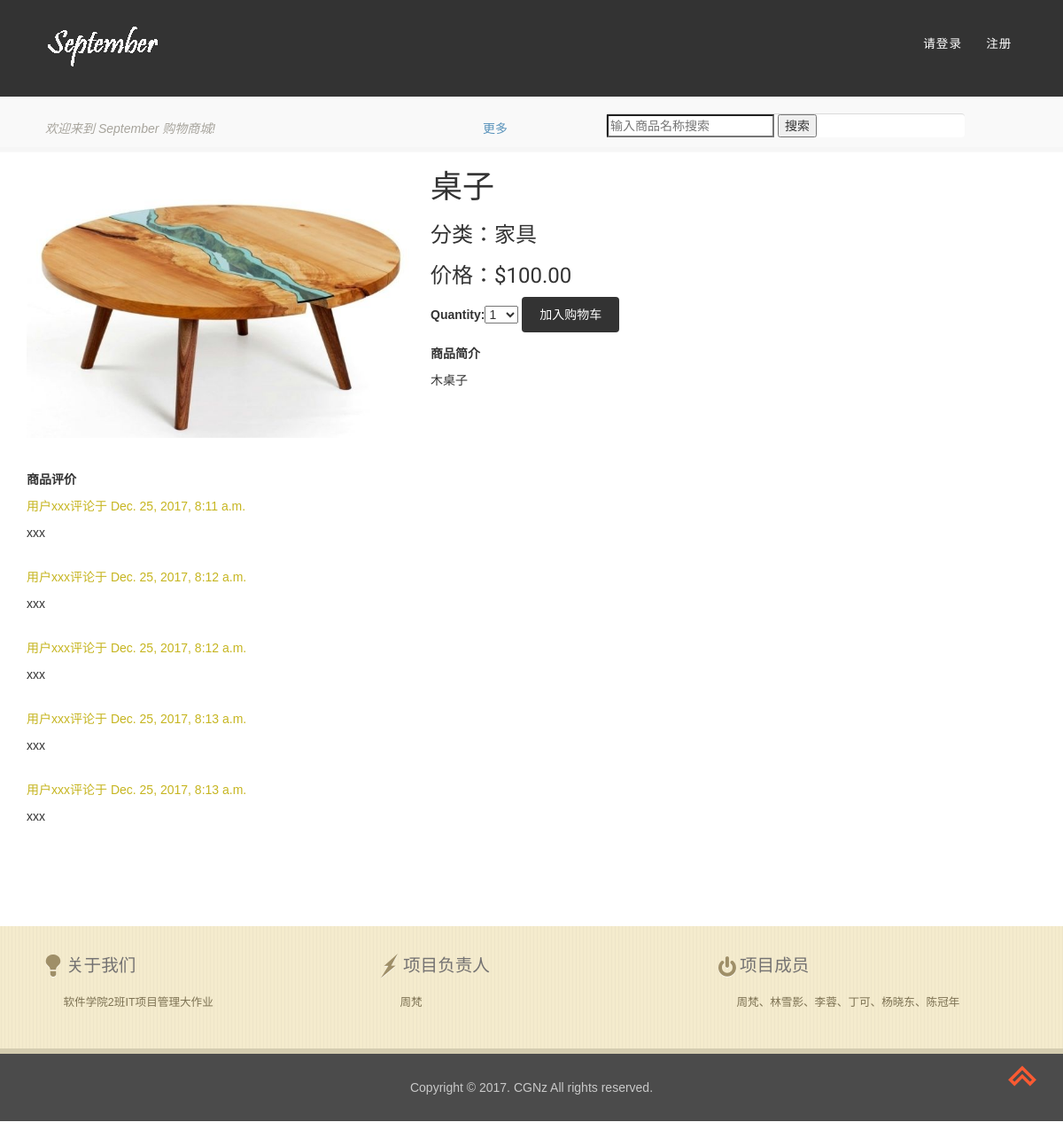
The page /6/desk/ on the database its author committed.
### shop/models.py (models this page shows, shortened)
class Product(models.Model):
    category = models.ForeignKey(Category, related_name='products')
    name = models.CharField(max_length=200, db_index=True)
    slug = models.SlugField(max_length=200, db_index=True)
    image = models.ImageField(upload_to='products/%Y/%m/%d', blank=True)
    description = models.TextField(blank=True)
    price = models.DecimalField(max_digits=10, decimal_places=2)
    stock = models.PositiveIntegerField()
    available = models.BooleanField(default=True)
    created = models.DateTimeField(auto_now_add=True)
    updated = models.DateTimeField(auto_now=True)
    class Meta:
        ordering = ('-created',)
        index_together = (('id', 'slug'),)

class Category(models.Model):
    name = models.CharField(max_length=200, db_index=True)
    slug = models.SlugField(max_length=200, db_index=True, unique=True)
    class Meta:
        ordering = ('name',)
        verbose_name = 'category'
        verbose_name_plural = 'categories'
    def __str__(self):
        return self.name
    def get_absolute_url(self):
        return reverse('shop:product_list_by_category', args=[self.slug])

### comment/models.py (models this page shows, shortened)
class Comment(models.Model):
	user=models.ForeignKey(User,related_name='comments')
	product=models.ForeignKey(Product,related_name='comments')
	body=models.TextField()
	publish=models.DateTimeField(auto_now_add=True)
	class Meta:
		ordering=('publish',)

### shop/views.py (the view)
# urls.py: url(r'^(?P<id>\d+)/(?P<slug>[-\w]+)/$', views.product_detail, name='product_detail'),
def product_detail(request, id, slug):
    product = get_object_or_404(Product, id=id, slug=slug, available=True)
    cart_product_form=CartAddProductForm()
    comments=product.comments.all()
    return render(request,
                  'shop/product/detail.html',
                  {'product': product,
                  'cart_product_form':cart_product_form,
                  'comments':comments})

### cart/forms.py
class CartAddProductForm(forms.Form):
    quantity = forms.TypedChoiceField(choices=PRODUCT_QUANTITY_CHOICES,
                                      coerce=int)

### shop/templates/shop/product/detail.html (shortened to what this page needs)
{% extends "shop/base.html" %}
{% load static %}
{% block content %}
<div class="container">
    <div class="product-detail">
        <img src="{% if product.image %}{{product.image.url}}{% else %}{% static 'img/no_image.png' %}{% endif %}">
        <h1>{{product.name}}</h1>
        <h3>分类：<a href="{{product.category.get_absolute_url}}" style="color: #333;">{{product.category}}</a></h3>
        <h3>价格：${{product.price}}</h3>
        <form action="{% url 'cart:cart_add' product.id %}" method="post">
            {{cart_product_form}}
            <input type="submit" value="加入购物车" style="background-color: #333;">
        </form>
        <p style="padding-top:1em"><strong>商品简介</strong>{{product.description|linebreaks}}</p>
    </div>
        <div class="available">
            <p style="padding-top:1em"><br><br><strong>商品评价</strong></p>
                <div class="comments">
                    {% for comment in comments %}
                    <div class="comment">
                        <p class="info" style="color: #C6B520;">
                            用户{{comment.user.username}}评论于
                            {{comment.publish}}
                        </p>
                        {{comment.body|linebreaks}}
                        <br>
                    </div>
                    {% empty %}
                        <p>还没有任何评论！</p>
                    {% endfor %}
                </div>
        </div>
</div>
{% endblock %}

### shop/static/css/style.css (style rules this page uses)
body { background: #fff ; font-family: 'Exo', sans-serif; }
body a { transition: 0.5s all; -webkit-transition: 0.5s all; -o-transition: 0.5s all; -moz-transition: 0.5s all; -ms-transition: 0.5s all; }
h1,h2,h3,h4,h5,h6,label,p { margin:0; }
.available { padding: 2em 0 1em; }

### account/static/css/base.css (style rules this page uses)
body { margin:0; padding:0; font-family:helvetica, sans-serif; }
h1, h2, h3, h4, h5 , h6 { font-family: 'Ubuntu', sans-serif; font-weight:normal; }
a { text-decoration:none; color:#5993bb; }
a.button, input[type="submit"] { color:#fff; background:#5993bb; border-radius:4px; padding:10px 20px; font-size:14px; border:0; }
.product-detail { text-align:justify; }
.product-detail img { width:40%; float:left; padding:0 20px 20px 0; }
.product-detail h1 { margin-bottom:0; }

### rows shown on the page
Product: image (picture), name "桌子", category "家具", price "100.00", description "木桌子"
Comment: user.username "xxx", publish "Dec. 25, 2017, 8:11 a.m.", body "xxx"
Comment: user.username "xxx", publish "Dec. 25, 2017, 8:12 a.m.", body "xxx"
Comment: user.username "xxx", publish "Dec. 25, 2017, 8:12 a.m.", body "xxx"
Comment: user.username "xxx", publish "Dec. 25, 2017, 8:13 a.m.", body "xxx"
Comment: user.username "xxx", publish "Dec. 25, 2017, 8:13 a.m.", body "xxx"
